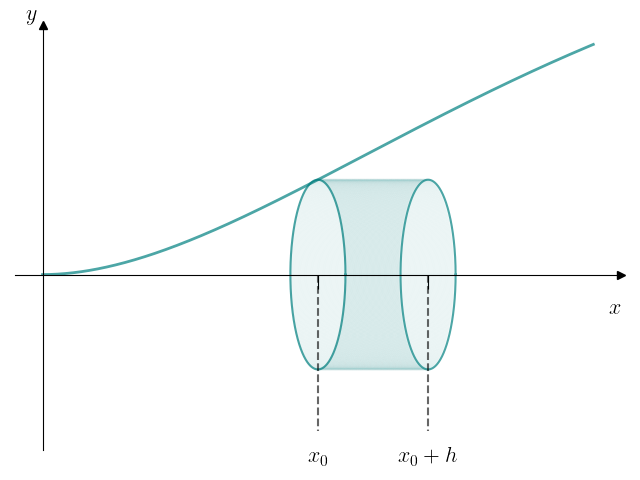

Reproduce this figure in Python.
import numpy as np
import matplotlib.pyplot as plt
plt.rc('text', usetex=True)

def f(x):
    return np.exp(-x) * x**2

def ellipse(a, b):
    t = np.linspace(0, 2*np.pi, 1024)
    x = a * np.cos(t)
    y = b * np.sin(t)
    return x, y

a = 0
b = 1

x = np.linspace(a, b, 1024)

fig, ax = plt.subplots()
ax.plot(x, f(x), color="teal", lw=2, alpha=0.7)

x_start = 0.5
y0 = f(x_start)
x, y = ellipse(0.05, y0)

ax.plot(x_start + x, y, color='teal', linestyle='-', lw=1.5, alpha=0.7)

x_slutt = 0.6
n_sirkler = 128
dx = (x_slutt - x_start) / n_sirkler 

for i in range(n_sirkler - 1):
    # x0 = x_start + i * dx
    x0 = x_start
    y0 = f(x0)
    x, y = ellipse(0.05, y0)
    ax.plot(x_start + i*dx + x, y, color='teal', linestyle='-', lw=1.5, alpha=0.03)

# x, y = ellipse(0.05, f(x_slutt))
# ax.plot(x_slutt + x, y, color="teal", linestyle="-", lw=1.5, alpha=0.7)

x, y = ellipse(0.05, f(x_start))
ax.plot(x_slutt + x, y, color="teal", linestyle="-", lw=1.5, alpha=0.7)

y_min = -0.3
plt.text(
    x=x_start,
    y=y_min, 
    s="$x_0$",
    fontsize=16,
    ha="center",
)

plt.text(
    x=x_slutt,
    y=y_min,
    s="$x_0 + h$",
    fontsize=16,
    ha="center",
)


dy = 0.05
plt.plot([x_start, x_start], [0, y_min+dy], linestyle="--", color="black", alpha=0.6)
plt.plot([x_slutt, x_slutt], [0, y_min+dy], linestyle="--", color="black", alpha=0.6)


ax.spines['left'].set_position('zero')
ax.spines['bottom'].set_position('zero')
ax.spines['right'].set_color('none')
ax.spines['top'].set_color('none')

ax.plot(1, 0, ">k", transform=ax.get_yaxis_transform(), clip_on=False)
ax.plot(0, 1, "^k", transform=ax.get_xaxis_transform(), clip_on=False)


plt.xlabel("$x$", fontsize=16, color='black', loc="right")
plt.ylabel("$y$", fontsize=16, color='black', loc="top", rotation="horizontal")

plt.xticks([x_start, x_slutt], ["", ""])
plt.yticks([])

ax.tick_params(length=10)
plt.tight_layout()
plt.savefig("solid_of_revolution2.png")
plt.show()